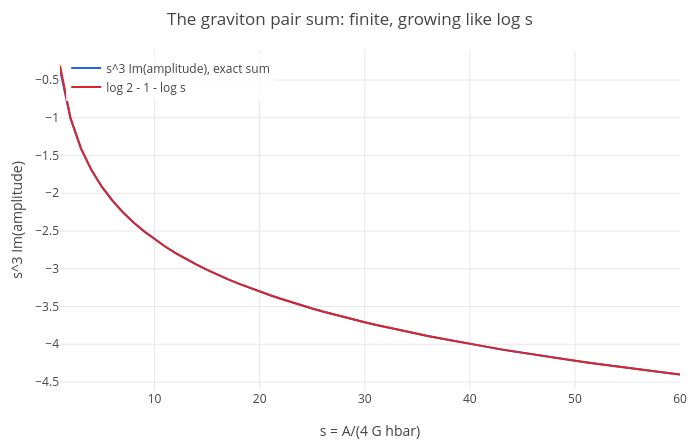

Notebook code cell kept with this figure:
### Markdown cell above
A divergence. The exact sum has no such problem: near $\theta = 0$, $\operatorname{Im}\operatorname{Li}_2(e^{-i\theta})
= -\theta(1 - \log\theta) + O(\theta^3)$, which with $\theta = 2/s$ makes the imaginary part of the amplitude
$(\log 2 - 1 - \log s)/s^3$. The $\log N$ of the expansion has become $\log s$: the graviton modes with $k \sim s$, which
the expansion treats as small, actually carry phases of order one and cut the sum off. Check it numerically:

### Code cell
ss = 1:60;
exact = imag(eval(polylog(2, exp(-2*i./ss))./(2*ss.^2))).*ss.^3;
approx = eval(log(2) - 1 - log(ss));
p = plot(ss, exact);
p = show(p, plot(ss, approx));
p = legend(p, "s^3 Im(amplitude), exact sum", "log 2 - 1 - log s");
labels(title(p, "The graviton pair sum: finite, growing like log s"), "s = A/(4 G hbar)", "s^3 Im(amplitude)")

### Figure 1 — Plotly figure (JSON) as saved in the notebook; plotly's stock layout.template omitted (floating-point values rounded to 4 significant figures)
{"data": [{"line": {"color": "#2563eb", "width": 2}, "mode": "lines", "name": "s^3 Im(amplitude), exact sum", "type": "scatter", "x": [1, 2, 3, 4, 5, 6, 7, 8, 9, 10, 11, 12, 13, 14, 15, 16, 17, 18, 19, 20, 21, 22, 23, 24, 25, 26, 27, 28, 29, 30, 31, 32, 33, 34, 35, 36, 37, 38, 39, 40, 41, 42, 43, 44, 45, 46, 47, 48, 49, 50, 51, 52, 53, 54, 55, 56, 57, 58, 59, 60, null], "y": [-0.3636, -1.014, -1.412, -1.697, -1.919, -2.1, -2.254, -2.387, -2.505, -2.61, -2.705, -2.792, -2.872, -2.946, -3.015, -3.08, -3.14, -3.197, -3.251, -3.303, -3.352, -3.398, -3.442, -3.485, -3.526, -3.565, -3.603, -3.639, -3.674, -3.708, -3.741, -3.773, -3.803, -3.833, -3.862, -3.89, -3.918, -3.944, -3.97, -3.996, -4.02, -4.045, -4.068, -4.091, -4.114, -4.136, -4.157, -4.178, -4.199, -4.219, -4.239, -4.258, -4.277, -4.296, -4.314, -4.332, -4.35, -4.367, -4.384, -4.401, null]}, {"line": {"color": "#dc2626", "width": 2}, "mode": "lines", "name": "log 2 - 1 - log s", "type": "scatter", "x": [1, 2, 3, 4, 5, 6, 7, 8, 9, 10, 11, 12, 13, 14, 15, 16, 17, 18, 19, 20, 21, 22, 23, 24, 25, 26, 27, 28, 29, 30, 31, 32, 33, 34, 35, 36, 37, 38, 39, 40, 41, 42, 43, 44, 45, 46, 47, 48, 49, 50, 51, 52, 53, 54, 55, 56, 57, 58, 59, 60, null], "y": [-0.3069, -1, -1.405, -1.693, -1.916, -2.099, -2.253, -2.386, -2.504, -2.609, -2.705, -2.792, -2.872, -2.946, -3.015, -3.079, -3.14, -3.197, -3.251, -3.303, -3.351, -3.398, -3.442, -3.485, -3.526, -3.565, -3.603, -3.639, -3.674, -3.708, -3.741, -3.773, -3.803, -3.833, -3.862, -3.89, -3.918, -3.944, -3.97, -3.996, -4.02, -4.045, -4.068, -4.091, -4.114, -4.135, -4.157, -4.178, -4.199, -4.219, -4.239, -4.258, -4.277, -4.296, -4.314, -4.332, -4.35, -4.367, -4.384, -4.401, null]}], "layout": {"height": 440, "legend": {"bgcolor": "rgba(255,255,255,0.8)", "x": 0.01, "xanchor": "left", "y": 0.99, "yanchor": "top"}, "margin": {"b": 50, "l": 60, "r": 20, "t": 50}, "showlegend": true, "title": {"text": "The graviton pair sum: finite, growing like log s"}, "width": 700, "xaxis": {"title": {"text": "s = A/(4 G hbar)"}, "zeroline": true}, "yaxis": {"range": [-4.606, -0.1021], "title": {"text": "s^3 Im(amplitude)"}, "zeroline": true}}}
